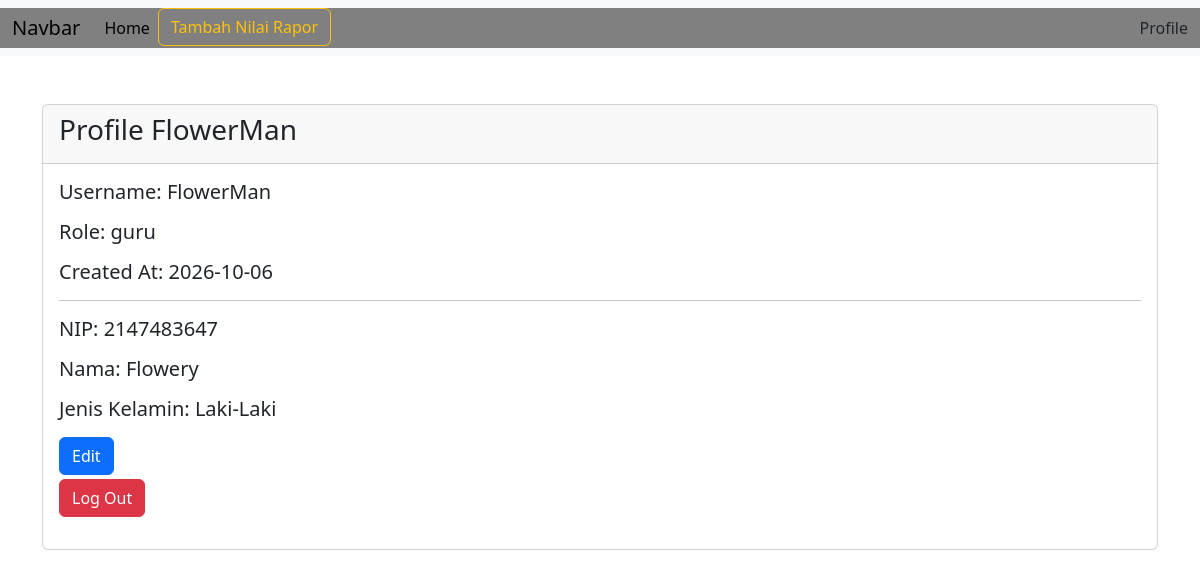
Page /main_menu/profile.php (signed in) on the committed database.
### tables this page shows
CREATE TABLE `guru` (
  `id` int(11) NOT NULL,
  `nip` int(11) NOT NULL,
  `nama` varchar(255) NOT NULL,
  `jenis_kelamin` set('Laki-Laki','Perempuan') NOT NULL,
  `user_id` int(11) NOT NULL
);

CREATE TABLE `users` (
  `id` int(11) NOT NULL,
  `username` varchar(255) NOT NULL,
  `password` varchar(100) NOT NULL,
  `role` set('admin','guru','siswa') NOT NULL,
  `created_at` date NOT NULL DEFAULT current_timestamp()
);

### main_menu/profile.php (the view, shortened to what this page needs)
<?php
include("../header.php");
$akun_id = $_SESSION['akun_id'];
$user = mysqli_fetch_all(mysqli_query($konek, "SELECT users.id, username, role, password, created_at, nis, kelas, nip, COALESCE (guru.user_id, siswa.user_id) AS user_id,
COALESCE (siswa.nama, guru.nama) AS nama, COALESCE (guru.jenis_kelamin, siswa.jenis_kelamin) AS jk
FROM users
LEFT JOIN siswa ON users.id = siswa.user_id
LEFT JOIN guru ON users.id = guru.user_id
WHERE users.id = $akun_id"), MYSQLI_ASSOC);
foreach ($user as $i);
$role = $i['role'];
?>
<!DOCTYPE html>
<html>
    <head>
        <link rel="stylesheet" href="https://cdn.jsdelivr.net/npm/bootstrap@5.3.3/dist/css/bootstrap.min.css">
    </head>
    <body>
        <div class="container mt-5" width="50%">
            <div class="card">
                <div class="card-header">
                    <h3>Profile <?= $i['username'] ?></h3>
                </div>
                <div class="card-body">
                    <div class="mb-3">
                        <h5>Username: <?= $i['username'] ?></h5>
                    </div>
                    <div class="mb-3">
                        <h5>Role: <?= $i['role'] ?></h5>
                    </div>
                    <div class="mb-3">
                        <h5>Created At: <?= $i['created_at'] ?></h5>
                    </div>
                    <?php if($role=="siswa"):?>
                        <hr>
                        <div class="mb-3">
                            <h5>NIS: <?= $i['nis'] ?></h5>
                        </div>
                        <div class="mb-3">
                            <h5>Nama: <?= $i['nama'] ?></h5>
                        </div>
                        <div class="mb-3">
                            <h5>Kelas: <?= $i['kelas'] ?></h5>
                        </div>
                        <div class="mb-3">
                            <h5>Jenis Kelamin: <?= $i['jk'] ?></h5>
                        </div>
                    <?php elseif($role=="guru"): ?>
                        <hr>
                        <div class="mb-3">
                            <h5>NIP: <?= $i['nip'] ?></h5>
                        </div>
                        <div class="mb-3">
                            <h5>Nama: <?= $i['nama'] ?></h5>
                        </div>
                        <div class="mb-3">
                            <h5>Jenis Kelamin: <?= $i['jk'] ?></h5>
                        </div>
                    <?php endif; ?>
                    <div class="mb-1">
                        <a class="btn btn-primary" href="../form_manip/profile_edit.php?id=<?= $akun_id ?>&&username=<?= $i['username'] ?>&&password=<?= $i['password'] ?>&&role=<?= $role ?>">Edit</a>
                    </div>
                    <div class="mb-3">
                        <a class="btn btn-danger" href="../aksi/akun/logout.php" onclick="return confirm('Anda Yakin Ingin Logout?')">Log Out</a>
                    </div>
                </div>
            </div>
        </div>
    </body>
</html>

### rows in the picture
guru: user.username "FlowerMan", user.role "guru", user.created_at "2026-10-06", nip "2147483647"

### other values in the picture
$i['nama'] "Flowery"
$i['jk'] "Laki-Laki"
